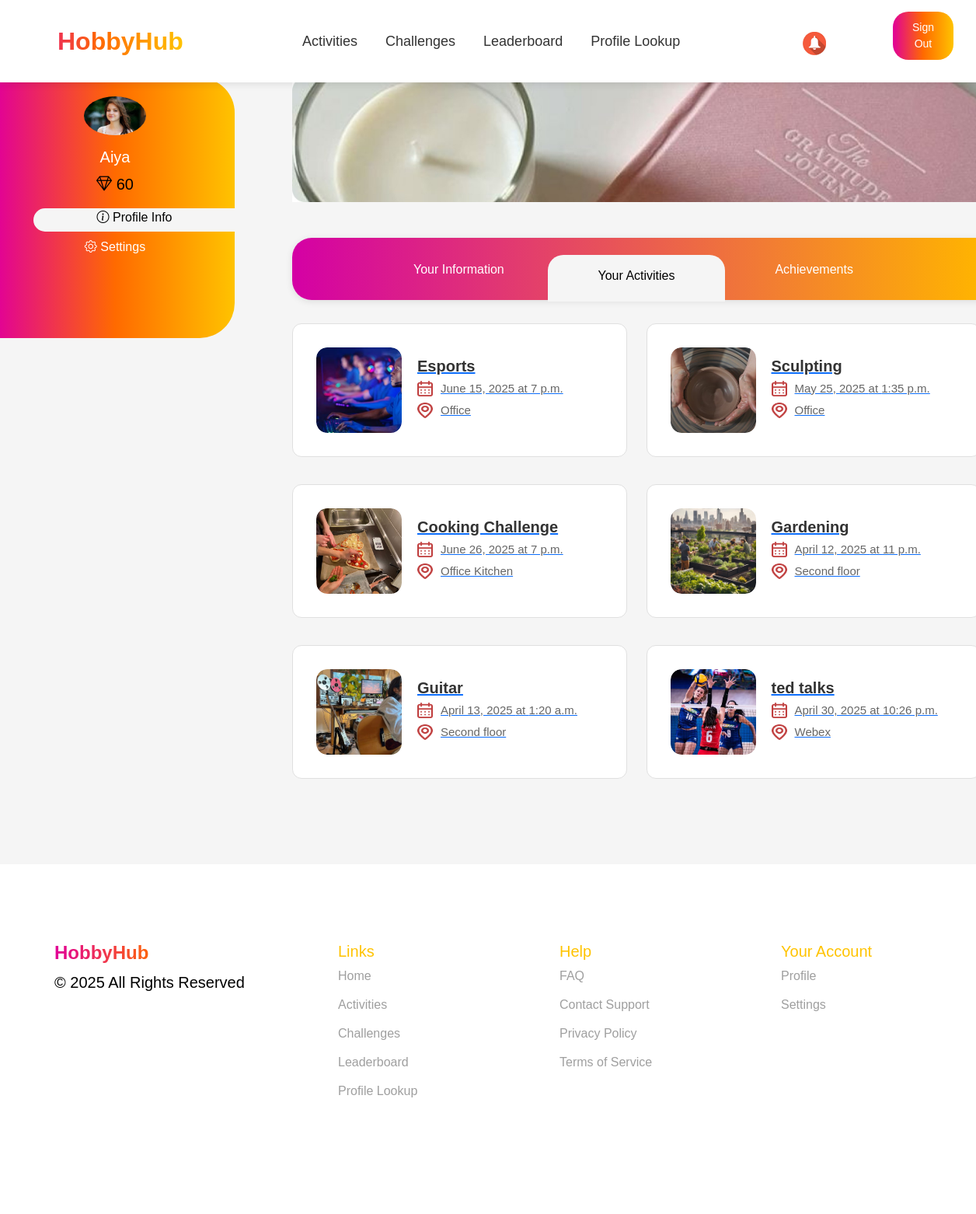
The page /user_profile/activities/ (signed in) on the database its author committed.
### events/models.py (models this page shows, shortened)
class Employee(models.Model):
    nickname = models.CharField(max_length=100, primary_key=True, verbose_name="Nickname")
    name = models.CharField(max_length=255, verbose_name="Name")
    last_name = models.CharField(max_length=255, verbose_name="Last Name")
    number = models.CharField(max_length=20, verbose_name="Number")
    join_date = models.DateField(verbose_name="Join Date")
    date_of_birth = models.DateField(null=True, blank=True, verbose_name="Date of Birth")
    receive_sms_notifications = models.BooleanField(default=True, verbose_name="Receive SMS Notifications")
    receive_email_notifications = models.BooleanField(default=True, verbose_name="Receive Email Notifications")
    receive_reminders = models.BooleanField(default=True, verbose_name="Receive Reminders")
    social_id = models.CharField(max_length=255, blank=True, null=True)  # ID из социальной сети
    social_provider = models.CharField(max_length=50, blank=True, null=True)  # Провайдер (Google, Facebook и т.д.)
    company = models.ForeignKey(
        Company,
        to_field='company_id',
        on_delete=models.CASCADE,
        verbose_name="Company"
    )
    gender = models.CharField(max_length=10, choices=[('Male', 'Male'), ('Female', 'Female')], verbose_name="Gender")
    mail = models.EmailField(unique=True, verbose_name="Email")
    password = models.CharField(max_length=255, verbose_name="Password")
    is_approved = models.BooleanField(default=False, verbose_name="Approved")
    profile_photo = models.ImageField(upload_to='profile_photos/', null=True, blank=True, verbose_name="Profile Photo")
    hobbies = models.ManyToManyField(Hobby, blank=True, related_name='employees')
    diamonds = models.IntegerField(default=0, verbose_name="Diamonds")

class Event(models.Model):
    EVENT_TYPES = [
        ('offline-outdoor', 'Offline - Outdoor'),
        ('offline-indoor', 'Offline - Indoor'),
        ('online', 'Online'),
    ]
    EVENT_STATUS = [
        ('upcoming', 'Upcoming'),
        ('in_progress', 'In Progress'),
        ('completed', 'Completed'),
    ]
    title = models.CharField(max_length=150)
    description = models.TextField()
    location = models.CharField(max_length=250)
    date = models.DateField()
    time = models.TimeField()
    event_type = models.CharField(max_length=15, choices=EVENT_TYPES, default='offline-indoor')
    status = models.CharField(max_length=12, choices=EVENT_STATUS, default='upcoming')
    hobbies = models.ManyToManyField(Hobby, related_name='events')
    image = models.ImageField(upload_to='event_images/', null=True, blank=True)
    company = models.ForeignKey(
        Company,
        to_field='company_id',
        on_delete=models.CASCADE,
        related_name='events',
        verbose_name="Company"
    )
    diamonds = models.IntegerField(default=0, verbose_name="Diamonds")
    quota = models.IntegerField(default=10, verbose_name="Quota")
    participants = models.ManyToManyField(Employee, related_name='events', blank=True)

### events/views.py (the view)
# urls.py: path('user_profile/activities/', profile_user_act, name='profile_user_act'),
def profile_user_act(request):
    nickname = request.session.get("nickname")
    if not nickname:
        return redirect("sign_in")
    try:
        employee = Employee.objects.get(nickname=nickname)
        registered_events = employee.events.all()  # Получаем все ивенты, на которые записан сотрудник
    except Employee.DoesNotExist:
        return redirect("sign_in")
    return render(request, 'profile_user_act.html', {
        'user': employee,
        'registered_events': registered_events,  # Передаем записанные ивенты в шаблон
    })

### events/templates/profile_user_act.html (shortened to what this page needs)
{% extends 'user_profile_base.html' %}
{% load static %}
{% block extra_css %}
    <link rel="stylesheet" href="https://cdn.jsdelivr.net/npm/bootstrap@5.3.0/dist/css/bootstrap.min.css">
    <link href="https://cdn.jsdelivr.net/npm/bootstrap-icons/font/bootstrap-icons.css" rel="stylesheet">
    <link rel="stylesheet" href="{% static 'css/all.css' %}">
    <link href="https://fonts.cdnfonts.com/css/gilroy-bold" rel="stylesheet">
{% endblock %}
{% block content %}
    <div class="container mt-4">
        <div class="row mainpartpro">
            <div class="col-md-2">
                <div class="sidebar p-4">
                    {% if user.profile_photo %}
                        <img src="{{ user.profile_photo.url }}" alt="Profile" class="rounded-circle mb-3" width="80">
                    {% else %}
                        <img src="{% static 'images/profile_photo.png' %}" class="rounded-circle mb-3" width="80">
                    {% endif %}
                    <h5>{{ user.name }}</h5>
                    <p><i class="bi bi-gem"></i> {{ user.diamonds }}</p>
                    <div class="pro-act-set-tab w-100 mb-2"><i class="bi bi-info-circle"></i><a href="{% url 'user_profile' %}"> Profile Info</a></div>
                    <div class="pro-set-tab w-100 mb-2"><i class="bi bi-gear"></i><a href="{% url 'user_setting' %}"> Settings</a></div>
                </div>
            </div>
            <div class="col-md-10 mainpartpro">
                <img src="{% static 'images/profile_banner.jpg' %}" class="img-fluid mb-3" alt="Banner">
                <div class="navbar user_det">
                    <div class="tab"><a href="{% url 'user_profile' %}">Your Information</a></div>
                    <div class="tab act-active-tab"><a href="{% url 'profile_user_act' %}">Your Activities</a></div>
                    <div class="tab"><a href="{% url 'user_achievements' %}">Achievements</a></div>
                </div>
                <div class="events-container">
                    {% if registered_events %}
                        {% for event in registered_events %}
                            <a href="{% url 'activity_details' event.id %}" class="event-link">
                                <div class="event-card">
                                    <div class="event-image">
                                        {% if event.image %}
                                            <img src="{{ event.image.url }}" alt="{{ event.title }}">
                                        {% else %}
                                            <img src="{% static 'images/default_event.jpg' %}" alt="{{ event.title }}">
                                        {% endif %}
                                    </div>
                                    <div class="event-details">
                                        <h3>{{ event.title }}</h3>
                                        <p>
                                            <img src="{% static 'images/your_act_calendar.png' %}" alt="Date" class="icon">
                                            {{ event.date }} at {{ event.time }}
                                        </p>
                                        <p>
                                            <img src="{% static 'images/your_act_location.png' %}" alt="Location" class="icon">
                                            {{ event.location }}
                                        </p>
                                    </div>
                                </div>
                            </a>
                        {% endfor %}
                    {% else %}
                        <p>You have not registered for any events yet.</p>
                    {% endif %}
                </div>
            </div>
        </div>
    </div>
{% endblock %}

### events/static/css/guest-styles.css (style rules this page uses)
html { scroll-behavior: smooth; }
body { font-family: 'Girloy-Medium', sans-serif !important; margin: auto; background-color: #f5f5f5; }
p { color: #000000; font-weight: 400; font-size: 20px; }

### events/static/css/organizer-styles.css (style rules this page uses)
body { font-family: 'Gilroy-Medium', sans-serif; background-color: #F5F5F5; }
body h1, h2, h3, h4,h5,h6, header { font-family: 'Gilroy-Bold', sans-serif; }
p { color: #000000; font-weight: 400; font-size: 20px; }
.event-card { display: flex; align-items: center; background: #ffffff; border-radius: 16px; padding: 20px; position: relative; overflow: hidden; transition: all 0.3s ease-in-out; border: 1px solid #e0e0e0; }
.event-image { width: 120px; height: 120px; border-radius: 14px; overflow: hidden; flex-shrink: 0; position: relative; }
.event-image img { width: 100%; height: 100%; object-fit: cover; border-radius: 14px; transition: transform 0.3s ease-in-out; }
.event-details { padding-left: 20px; flex: 1; }
.event-details h3 { margin: 0; font-size: 20px; font-weight: bold; color: #333; }
.event-details p { margin: 8px 0; font-size: 15px; color: #666; display: flex; align-items: center; font-weight: 500; }
.icon { width: 20px; height: 20px; margin-right: 10px; opacity: 0.8; transition: opacity 0.3s ease-in-out; }
.navbar { padding: 15px 0; box-shadow: 0 2px 10px rgba(0, 0, 0, 0.1); }

### events/static/css/user-styles.css (style rules this page uses)
body { overflow-x: hidden; }

### events/static/css/profile.css (style rules this page uses)
.mainpartpro { margin-top: 50px; margin-left: 50px; margin-right: -50px; margin-bottom: 50px; }
.mainpartpro img { border: 10px 10px 0px 0px; }
.pro-act-set-tab i, .pro-set-tab i { font-size: 16px; }
.pro-act-set-tab { background: #F5F5F5; color: #000000; margin-left: 25px; border-radius: 25px 0px 0px 25px; height: 30px; font-size: 16px; }
.sidebar { margin-top: 50px; margin-left: -150px; height: 335px; background: linear-gradient(90deg, #E10098 0%, #FF6A00 50%, #FFC300 100%); color: white; padding: 20px; border-radius: 0px 45px 45px 0px; text-align: center; }
.user_det { display: flex; background: linear-gradient(to right, #d400a5, #ffb400); border-radius: 25px 0px 0px 25px; padding: 0px 100px 0px 100px; max-width: 1200px; height: 80px; margin: 30px auto; position: relative; }
.tab { flex: 1; text-align: center; padding: 15px; color: white; font-weight: bold; cursor: pointer; position: relative; }
.tab a, .pro-set-tab a { text-decoration: none; color: white; font-weight: 400; }
.act-active-tab { margin-top: 22px; background: #F5F5F5; color: black; border-radius: 20px 20px 0px 0px; padding: 15px; height: 60px; }
.active-tab a,.act-active-tab a, .pro-act-set-tab a { text-decoration: none; color: black; }
.events-container { display: grid; grid-template-columns: repeat(auto-fit, minmax(320px, 1fr)); gap: 25px; max-width: 1000px; margin: auto; }
.event-card { display: flex; align-items: center; background: white; border-radius: 16px; padding: 16px; position: relative; overflow: hidden; }
.event-image { width: 110px; height: 110px; border-radius: 12px; overflow: hidden; flex-shrink: 0; position: relative; z-index: 1; }
.event-image img { width: 100%; height: 100%; object-fit: cover; }
.event-details { padding-left: 18px; z-index: 1; }
.event-details h3 { margin: 0; font-size: 18px; font-weight: bold; }
.event-details p { margin: 6px 0; font-size: 14px; color: #444; display: flex; align-items: center; }
.icon { width: 18px; height: 18px; margin-right: 8px; }
h3 { font-size: 18px; font-weight: bold; margin-top: 40px; margin-bottom: 20px; }

### events/static/css/activities.css (style rules this page uses)
:root { --primary-color: #FF6A00; --secondary-color: #FFC300; --accent-color: #E10098; --dark-color: #333333; --light-color: #F5F5F5; --white: #FFFFFF; --gray: #9F9F9F; --border-radius: 12px; --box-shadow: 0 4px 12px rgba(0, 0, 0, 0.1); --transition: all 0.3s ease; }
body { font-family: 'Gilroy-Medium', sans-serif; }
body h1, h2, h3, h4,h5,h6, header { font-family: 'Gilroy-Bold', sans-serif; }
.event-card { display: flex; align-items: center; background: #ffffff; border-radius: 12px; padding: 30px; border: 1px solid #e0e0e0; transition: all 0.3s ease-in-out; margin-bottom: 10px; }
.event-image { border-radius: 14px; overflow: hidden; }
.event-image img { width: 100%; height: 100%; object-fit: cover; border-radius: 14px; }
.event-details { padding-left: 20px; flex: 1; }
.event-details h3 { margin: 0; font-size: 20px; font-weight: bold; color: #333; }
.event-details p { margin: 8px 10; font-size: 15px; color: #666; display: flex; align-items: center; font-weight: 500; }
.icon { width: 20px; height: 20px; margin-right: 10px; opacity: 0.8; }

### rows shown on the page
Employee: profile_photo (picture), name "Aiya", diamonds "60"
Event: image (picture), title "Esports", date "June 15, 2025", time "7 p.m.", location "Office"
Event: image (picture), title "Sculpting", date "May 25, 2025", time "1:35 p.m.", location "Office"
Event: image (picture), title "Cooking Challenge", date "June 26, 2025", time "7 p.m.", location "Office Kitchen"
Event: image (picture), title "Gardening", date "April 12, 2025", time "11 p.m.", location "Second floor"
Event: image (picture), title "Guitar", date "April 13, 2025", time "1:20 a.m.", location "Second floor"
Event: image (picture), title "ted talks", date "April 30, 2025", time "10:26 p.m.", location "Webex"
